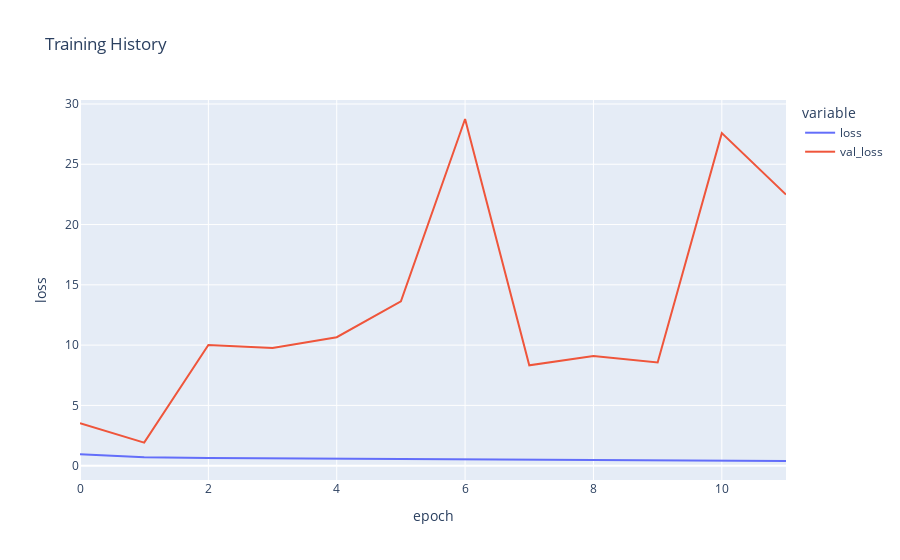

The cell this chart's notebook holds for it:
### Code cell
fx = px.line(
    history_gender.history, y=["loss", "val_loss"],
    labels = {'index':'epoch', 'value':'loss'},
    title = 'Training History')

fig.show()

### Figure 1 — Plotly figure (JSON) as saved in the notebook; plotly's stock layout.template omitted (floating-point values rounded to 4 significant figures)
{"data": [{"hovertemplate": "variable=loss<br>epoch=%{x}<br>loss=%{y}<extra></extra>", "legendgroup": "loss", "line": {"color": "#636efa", "dash": "solid"}, "marker": {"symbol": "circle"}, "mode": "lines", "name": "loss", "orientation": "v", "showlegend": true, "type": "scatter", "x": [0, 1, 2, 3, 4, 5, 6, 7, 8, 9, 10, 11], "xaxis": "x", "y": [0.9518, 0.6964, 0.6362, 0.605, 0.563, 0.5389, 0.5133, 0.4901, 0.4615, 0.4392, 0.4151, 0.3887], "yaxis": "y"}, {"hovertemplate": "variable=val_loss<br>epoch=%{x}<br>loss=%{y}<extra></extra>", "legendgroup": "val_loss", "line": {"color": "#EF553B", "dash": "solid"}, "marker": {"symbol": "circle"}, "mode": "lines", "name": "val_loss", "orientation": "v", "showlegend": true, "type": "scatter", "x": [0, 1, 2, 3, 4, 5, 6, 7, 8, 9, 10, 11], "xaxis": "x", "y": [3.513, 1.916, 10.02, 9.765, 10.66, 13.63, 28.75, 8.324, 9.105, 8.559, 27.58, 22.49], "yaxis": "y"}], "layout": {"legend": {"title": {"text": "variable"}, "tracegroupgap": 0}, "title": {"text": "Training History"}, "xaxis": {"anchor": "y", "domain": [0, 1], "title": {"text": "epoch"}}, "yaxis": {"anchor": "x", "domain": [0, 1], "title": {"text": "loss"}}}}
